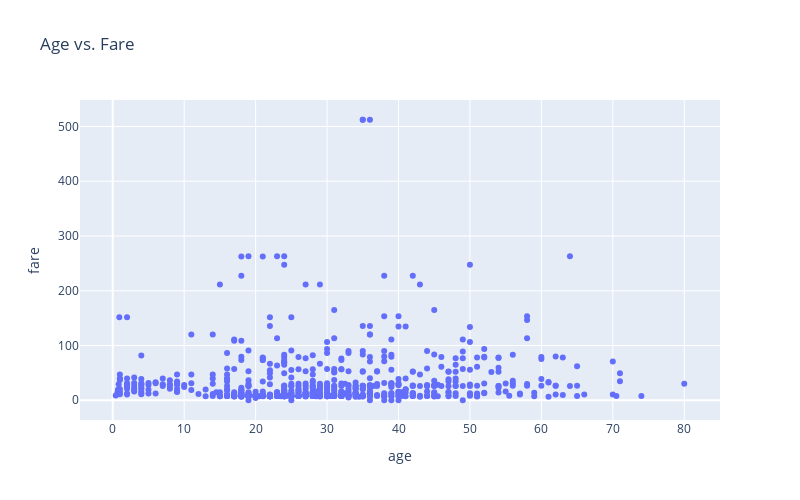

The cell this chart's notebook holds for it:
### Markdown cell above
Q1. Load the "titanic" dataset using the load_dataset function of seaborn. Use Plotly express to plot a
scatter plot for age and fare columns in the titanic dataset.

### Code cell
import seaborn as sns
import plotly.express as px

titanic_data = sns.load_dataset("titanic")

fig = px.scatter(titanic_data, x="age", y="fare", title="Age vs. Fare")

fig.update_layout(width=800, height=500)
fig.show()

### Figure 1 — Plotly figure (JSON) as saved in the notebook; plotly's stock layout.template omitted (floating-point values rounded to 4 significant figures; data arrays with more than 128 entries replaced by an {"elided": "..."} marker saying what was removed)
{"data": [{"hovertemplate": "age=%{x}<br>fare=%{y}<extra></extra>", "legendgroup": "", "marker": {"color": "#636efa", "symbol": "circle"}, "mode": "markers", "name": "", "orientation": "v", "showlegend": false, "type": "scatter", "x": {"elided": "891 float values"}, "xaxis": "x", "y": {"elided": "891 float values"}, "yaxis": "y"}], "layout": {"height": 500, "legend": {"tracegroupgap": 0}, "title": {"text": "Age vs. Fare"}, "width": 800, "xaxis": {"anchor": "y", "autorange": true, "domain": [0, 1], "range": [-4.584, 85.0], "title": {"text": "age"}, "type": "linear"}, "yaxis": {"anchor": "x", "autorange": true, "domain": [0, 1], "range": [-36.07, 548.4], "title": {"text": "fare"}, "type": "linear"}}}
